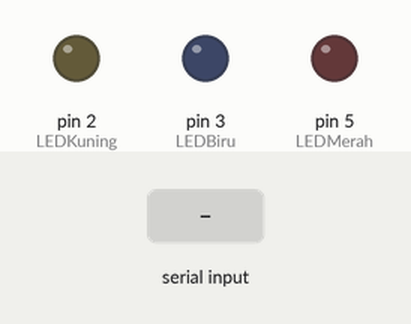
The sketch below on a simulated Arduino Uno, built with avr-gcc and run on an emulated ATmega328P. On the bench: output pins drawn as LEDs (lit = HIGH). The inputs (shaded band) are chosen by the test bench.

Above: at 1.2 s.
1.3 s: "1" received over Serial
At 2.3 s:
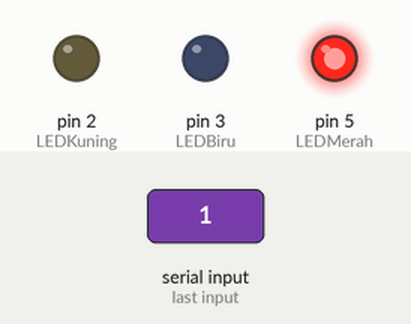
2.8 s: "2" received over Serial
At 3.4 s:
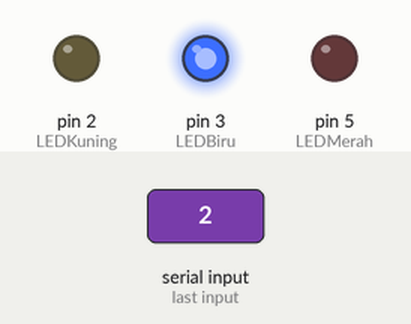
4.3 s: "3" received over Serial
At 5.5 s:
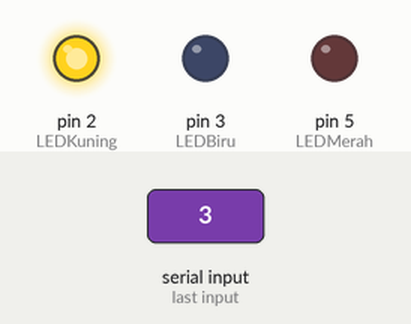
5.8 s: "4" received over Serial
At 6.9 s:
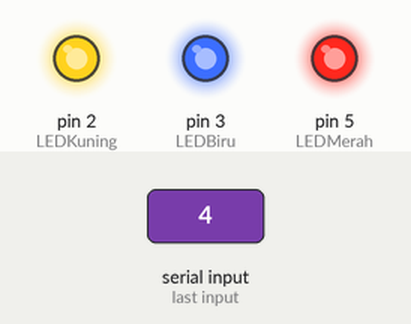
7.3 s: "5" received over Serial
At 8.0 s:
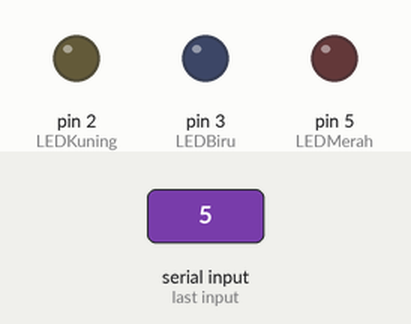
Timing chart, 0 to 9.8 s (numbered marks = the images above; inputs shaded):
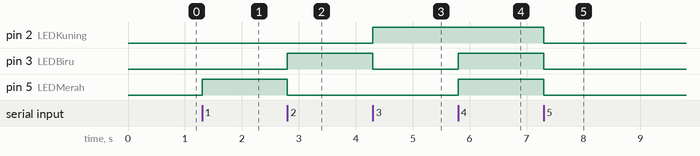

The sketch:

remote_BT.ino
```cpp
int LEDMerah=5;
int LEDBiru=3;
int LEDKuning=2;
int perintah;

void setup () {
  pinMode(LEDMerah, OUTPUT);
  pinMode(LEDBiru, OUTPUT);
  pinMode(LEDKuning, OUTPUT);
  Serial.begin(9600); //untuk bluetooth
}

void loop () {
  if(Serial.available() > 0){
      perintah = Serial.read(); //membaca data yang dikirm di bluetooth

  if(perintah == '1') { //untuk perintah LED MERAH
    digitalWrite(LEDMerah, HIGH);
    digitalWrite(LEDBiru, LOW);
    digitalWrite(LEDKuning, LOW);
  } else if (perintah == '2') { //untuk perintah LED BIRU
    digitalWrite(LEDMerah, LOW);
    digitalWrite(LEDBiru, HIGH);
    digitalWrite(LEDKuning, LOW);
  } else if (perintah == '3') { //untuk perintah LED KUNING
    digitalWrite(LEDMerah, LOW);
    digitalWrite(LEDBiru, LOW);
    digitalWrite(LEDKuning, HIGH);
  } else if (perintah == '4') { //untuk perintah NYALA SEMUA
    digitalWrite(LEDMerah, HIGH);
    digitalWrite(LEDBiru, HIGH);
    digitalWrite(LEDKuning, HIGH);
  } else if (perintah == '5') { //untuk perintah MATI SEMUA
    digitalWrite(LEDMerah, LOW);
    digitalWrite(LEDBiru, LOW);
    digitalWrite(LEDKuning, LOW);
  }

 }

}
```

Measured:
- after the input at 1.3 s, pin 5 (LEDMerah): LOW → HIGH at once
- after the input at 2.8 s, pin 3 (LEDBiru): LOW → HIGH at once; pin 5 (LEDMerah): HIGH → LOW at once
- after the input at 4.3 s, pin 2 (LEDKuning): LOW → HIGH at once; pin 3 (LEDBiru): HIGH → LOW at once
- after the input at 5.8 s, pin 3 (LEDBiru), pin 5 (LEDMerah): LOW → HIGH at once
- after the input at 7.3 s, pin 2 (LEDKuning), pin 3 (LEDBiru), pin 5 (LEDMerah): HIGH → LOW at once
